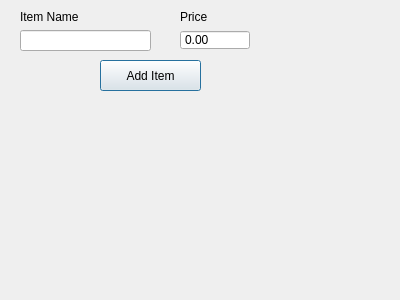
<?xml version="1.0" encoding="UTF-8"?>
<ui version="4.0">
 <class>additemwindow</class>
 <widget class="QDialog" name="additemwindow">
  <property name="geometry">
   <rect>
    <x>0</x>
    <y>0</y>
    <width>400</width>
    <height>300</height>
   </rect>
  </property>
  <property name="windowTitle">
   <string>Dialog</string>
  </property>
  <widget class="QPushButton" name="addButton">
   <property name="geometry">
    <rect>
     <x>100</x>
     <y>60</y>
     <width>101</width>
     <height>31</height>
    </rect>
   </property>
   <property name="text">
    <string>Add Item</string>
   </property>
  </widget>
  <widget class="QLabel" name="outputLabel">
   <property name="geometry">
    <rect>
     <x>110</x>
     <y>100</y>
     <width>81</width>
     <height>21</height>
    </rect>
   </property>
   <property name="text">
    <string/>
   </property>
  </widget>
  <widget class="QWidget" name="">
   <property name="geometry">
    <rect>
     <x>20</x>
     <y>10</y>
     <width>131</width>
     <height>41</height>
    </rect>
   </property>
   <layout class="QVBoxLayout" name="verticalLayout">
    <item>
     <widget class="QLabel" name="label">
      <property name="text">
       <string>Item Name</string>
      </property>
     </widget>
    </item>
    <item>
     <widget class="QLineEdit" name="itemName"/>
    </item>
   </layout>
  </widget>
  <widget class="QWidget" name="">
   <property name="geometry">
    <rect>
     <x>180</x>
     <y>10</y>
     <width>70</width>
     <height>40</height>
    </rect>
   </property>
   <layout class="QVBoxLayout" name="verticalLayout_2">
    <item>
     <widget class="QLabel" name="label_2">
      <property name="text">
       <string>Price</string>
      </property>
     </widget>
    </item>
    <item>
     <widget class="QDoubleSpinBox" name="itemPrice">
      <property name="buttonSymbols">
       <enum>QAbstractSpinBox::NoButtons</enum>
      </property>
      <property name="maximum">
       <double>9999.000000000000000</double>
      </property>
     </widget>
    </item>
   </layout>
  </widget>
 </widget>
 <resources/>
 <connections/>
</ui>
